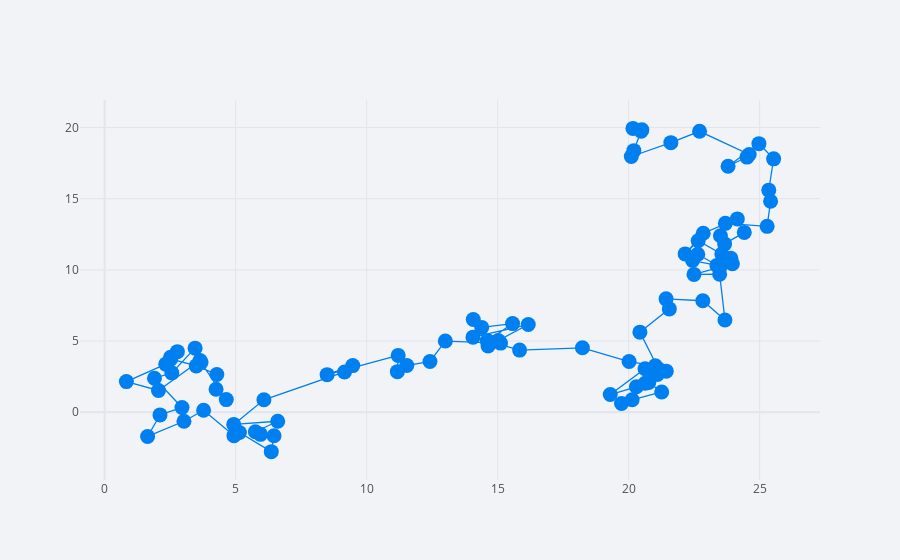

The notebook cell this image was saved under:
### Code cell
df.iplot(x='A', y='B', mode='lines+markers', size=15)
